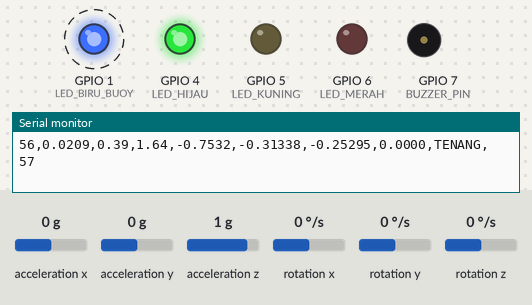
Recording of a sketch running on a simulated ESP32-S3. Parts: output pins drawn as LEDs (lit = HIGH), buzzer (waves = sounding, pin HIGH), the last lines printed to the serial monitor. Wiring (inferred from the names in the program): MPU-6050 motion sensor at I2C address 0x68. Dashed ring = blinking. The test bench sets the inputs (shaded band); at power-on: acceleration z 1 g, rotation x 0 °/s, acceleration x 0 g, acceleration y 0 g, rotation y 0 °/s, rotation z 0 °/s.

Above: at 4.4 s.
4.5 s: acceleration z set to 0.8 g
At 5.68 s:
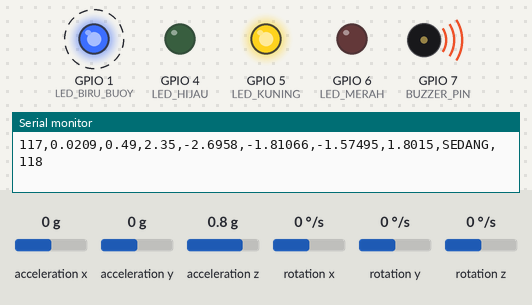
At 6.28 s:
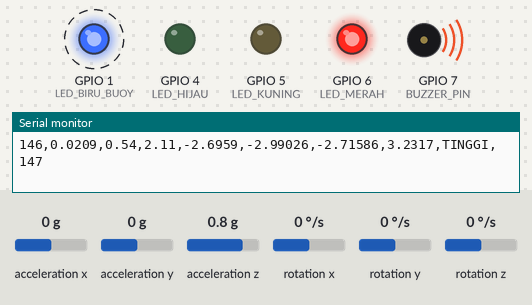
7.5 s: rotation x set to -192 °/s
At 8.6 s:
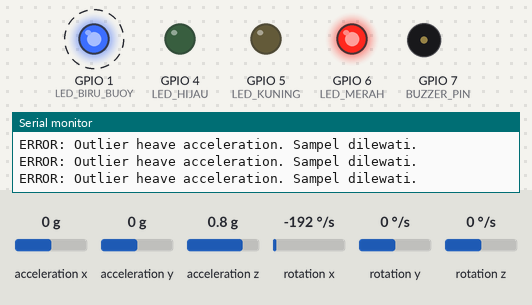
10.5 s: acceleration x set to -1.4 g
13.5 s: acceleration x set to -0.8 g
Timing chart, 0 to 28.8 s (numbered marks = the images above; inputs shaded):
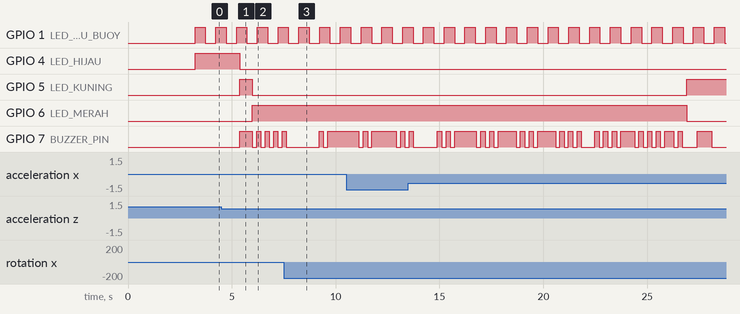

The sketch:

Hs_LED_Buzzer_Status.ino
```cpp
#include <Wire.h>
#include <MadgwickAHRS.h>
#include <math.h>

#define DEBUG_SERIAL Serial0

#define I2C_SDA 17
#define I2C_SCL 18

#define LED_BIRU_BUOY 1
#define LED_HIJAU 4
#define LED_KUNING 5
#define LED_MERAH 6
#define BUZZER_PIN 7

#define MPU6050_ADDR 0x68

#define REG_PWR_MGMT_1   0x6B
#define REG_ACCEL_CONFIG 0x1C
#define REG_GYRO_CONFIG  0x1B
#define REG_ACCEL_XOUT_H 0x3B

// ====== NILAI KALIBRASI HASIL C02/C03 ======
float accel_bias_x = 458.48;
float accel_bias_y = -91.82;
float accel_bias_z = 1129.05;

float accel_lsb_per_g_x = 16265.48;
float accel_lsb_per_g_y = 16308.15;
float accel_lsb_per_g_z = 16531.99;

float gyro_bias_x = -233.87;
float gyro_bias_y = -60.78;
float gyro_bias_z = -256.41;

const float GYRO_LSB_PER_DPS = 131.0;
const float GRAVITY = 9.80665;

// Sampling
const float SAMPLE_RATE_HZ = 50.0;
const unsigned long SAMPLE_INTERVAL_US = 1000000UL / SAMPLE_RATE_HZ;
unsigned long lastSampleMicros = 0;

// Madgwick
Madgwick filter;

// Counter
unsigned long sampleCounter = 0;

// Integrasi heave
float heave_velocity_ms = 0.0;
float heave_m = 0.0;
float heave_acc_filtered = 0.0;

// Parameter tuning
const float ACC_DEADBAND_MS2 = 0.15;
const float ACC_LPF_ALPHA = 0.15;
const float VELOCITY_DAMPING = 0.985;
const float HEAVE_DAMPING = 0.995;
const float STILL_ACC_THRESHOLD = 0.18;
const float STILL_GYRO_THRESHOLD = 1.5;
int stillCounter = 0;

// Kalman sederhana
float heave_kalman = 0.0;
float kalman_error_est = 1.0;
float kalman_error_mea = 0.05;
float kalman_q = 0.001;

// Window Hs
const int WINDOW_SIZE = 500;
float heaveWindow[WINDOW_SIZE];
int windowIndex = 0;
int windowCount = 0;
float currentHs = 0.0;

// Timing indikator
unsigned long lastBlueLedMillis = 0;
unsigned long lastStatusBlinkMillis = 0;
bool blueLedState = false;
bool statusBlinkState = false;

float kalmanUpdate(float measurement) {
  kalman_error_est = kalman_error_est + kalman_q;
  float kalman_gain = kalman_error_est / (kalman_error_est + kalman_error_mea);
  heave_kalman = heave_kalman + kalman_gain * (measurement - heave_kalman);
  kalman_error_est = (1.0 - kalman_gain) * kalman_error_est;
  return heave_kalman;
}

void addHeaveToWindow(float value) {
  heaveWindow[windowIndex] = value;
  windowIndex = (windowIndex + 1) % WINDOW_SIZE;

  if (windowCount < WINDOW_SIZE) {
    windowCount++;
  }
}

float calculateMean() {
  if (windowCount == 0) return 0.0;

  float sum = 0.0;
  for (int i = 0; i < windowCount; i++) {
    sum += heaveWindow[i];
  }

  return sum / windowCount;
}

float calculateStdDev(float meanValue) {
  if (windowCount < 2) return 0.0;

  float sumSq = 0.0;

  for (int i = 0; i < windowCount; i++) {
    float diff = heaveWindow[i] - meanValue;
    sumSq += diff * diff;
  }

  float variance = sumSq / (windowCount - 1);
  return sqrt(variance);
}

float calculateHs() {
  if (windowCount < 100) {
    return 0.0;
  }

  float meanValue = calculateMean();
  float stdDev = calculateStdDev(meanValue);

  float hs = 4.0 * stdDev;

  if (hs < 0.001) {
    hs = 0.0;
  }

  return hs;
}

String getWaveStatus(float hs) {
  if (hs < 0.5) {
    return "TENANG";
  } else if (hs < 1.25) {
    return "RENDAH";
  } else if (hs < 2.5) {
    return "SEDANG";
  } else if (hs < 4.0) {
    return "TINGGI";
  } else if (hs < 6.0) {
    return "SANGAT_TINGGI";
  } else {
    return "EKSTREM";
  }
}

bool readMPU6050Burst(
  int16_t &ax_raw,
  int16_t &ay_raw,
  int16_t &az_raw,
  int16_t &gx_raw,
  int16_t &gy_raw,
  int16_t &gz_raw
) {
  Wire.beginTransmission(MPU6050_ADDR);
  Wire.write(REG_ACCEL_XOUT_H);
  uint8_t error = Wire.endTransmission(false);

  if (error != 0) {
    return false;
  }

  uint8_t bytesReceived = Wire.requestFrom(MPU6050_ADDR, (uint8_t)14);

  if (bytesReceived < 14) {
    return false;
  }

  ax_raw = (Wire.read() << 8) | Wire.read();
  ay_raw = (Wire.read() << 8) | Wire.read();
  az_raw = (Wire.read() << 8) | Wire.read();

  Wire.read();
  Wire.read();

  gx_raw = (Wire.read() << 8) | Wire.read();
  gy_raw = (Wire.read() << 8) | Wire.read();
  gz_raw = (Wire.read() << 8) | Wire.read();

  if (
    ax_raw == 0 && ay_raw == 0 && az_raw == 0 &&
    gx_raw == 0 && gy_raw == 0 && gz_raw == 0
  ) {
    return false;
  }

  return true;
}

void writeRegister(uint8_t reg, uint8_t value) {
  Wire.beginTransmission(MPU6050_ADDR);
  Wire.write(reg);
  Wire.write(value);
  Wire.endTransmission();
}

void setupMPU6050() {
  writeRegister(REG_PWR_MGMT_1, 0x00);
  delay(100);

  writeRegister(REG_ACCEL_CONFIG, 0x00);
  writeRegister(REG_GYRO_CONFIG, 0x00);

  delay(100);
}

void blinkBlueLedActivity() {
  unsigned long now = millis();

  if (now - lastBlueLedMillis >= 500) {
    lastBlueLedMillis = now;
    blueLedState = !blueLedState;
    digitalWrite(LED_BIRU_BUOY, blueLedState ? HIGH : LOW);
  }
}

void allStatusOff() {
  digitalWrite(LED_HIJAU, LOW);
  digitalWrite(LED_KUNING, LOW);
  digitalWrite(LED_MERAH, LOW);
  digitalWrite(BUZZER_PIN, LOW);
}

void updateStatusOutput(String status) {
  unsigned long now = millis();

  allStatusOff();

  // TENANG: LED hijau menyala tetap
  if (status == "TENANG") {
    digitalWrite(LED_HIJAU, HIGH);
    digitalWrite(BUZZER_PIN, LOW);
  }

  // RENDAH: hijau kedip / kuning pelan
  else if (status == "RENDAH") {
    if (now - lastStatusBlinkMillis >= 700) {
      lastStatusBlinkMillis = now;
      statusBlinkState = !statusBlinkState;
    }

    digitalWrite(LED_HIJAU, statusBlinkState ? HIGH : LOW);
    digitalWrite(LED_KUNING, statusBlinkState ? LOW : HIGH);
    digitalWrite(BUZZER_PIN, LOW);
  }

  // SEDANG: LED kuning + buzzer pelan
  else if (status == "SEDANG") {
    digitalWrite(LED_KUNING, HIGH);

    if (now - lastStatusBlinkMillis >= 700) {
      lastStatusBlinkMillis = now;
      statusBlinkState = !statusBlinkState;
    }

    digitalWrite(BUZZER_PIN, statusBlinkState ? HIGH : LOW);
  }

  // TINGGI ke atas: LED merah + buzzer cepat
  else if (
    status == "TINGGI" ||
    status == "SANGAT_TINGGI" ||
    status == "EKSTREM"
  ) {
    digitalWrite(LED_MERAH, HIGH);

    if (now - lastStatusBlinkMillis >= 200) {
      lastStatusBlinkMillis = now;
      statusBlinkState = !statusBlinkState;
    }

    digitalWrite(BUZZER_PIN, statusBlinkState ? HIGH : LOW);
  }
}

void resetHeaveIfStill(float heave_acc_ms2, float gx_dps, float gy_dps, float gz_dps) {
  float gyro_abs_sum = abs(gx_dps) + abs(gy_dps) + abs(gz_dps);

  if (abs(heave_acc_ms2) < STILL_ACC_THRESHOLD && gyro_abs_sum < STILL_GYRO_THRESHOLD) {
    stillCounter++;
  } else {
    stillCounter = 0;
  }

  if (stillCounter > 50) {
    heave_velocity_ms = 0.0;
    heave_acc_filtered = 0.0;
    heave_m *= 0.95;
    heave_kalman *= 0.95;
  }
}

void setup() {
  pinMode(LED_BIRU_BUOY, OUTPUT);
  pinMode(LED_HIJAU, OUTPUT);
  pinMode(LED_KUNING, OUTPUT);
  pinMode(LED_MERAH, OUTPUT);
  pinMode(BUZZER_PIN, OUTPUT);

  allStatusOff();

  DEBUG_SERIAL.begin(115200);
  delay(3000);

  DEBUG_SERIAL.println();
  DEBUG_SERIAL.println("====================================");
  DEBUG_SERIAL.println("SMART BUOY - TEST C09");
  DEBUG_SERIAL.println("Hs + LED Status + Buzzer");
  DEBUG_SERIAL.println("SDA: GPIO17 | SCL: GPIO18");
  DEBUG_SERIAL.println("LED biru: GPIO1");
  DEBUG_SERIAL.println("LED hijau: GPIO4");
  DEBUG_SERIAL.println("LED kuning: GPIO5");
  DEBUG_SERIAL.println("LED merah: GPIO6");
  DEBUG_SERIAL.println("Buzzer: GPIO7");
  DEBUG_SERIAL.println("Sample rate: 50 Hz");
  DEBUG_SERIAL.println("Window: 500 samples / 10 seconds");
  DEBUG_SERIAL.println("====================================");

  Wire.begin(I2C_SDA, I2C_SCL);
  Wire.setClock(100000);

  setupMPU6050();
  filter.begin(SAMPLE_RATE_HZ);

  for (int i = 0; i < WINDOW_SIZE; i++) {
    heaveWindow[i] = 0.0;
  }

  DEBUG_SERIAL.println("MPU6050 initialized.");
  DEBUG_SERIAL.println("Madgwick initialized.");
  DEBUG_SERIAL.println();

  DEBUG_SERIAL.println("sample,dt,roll_deg,pitch_deg,heave_acc_ms2,heave_m,heave_filtered_m,Hs_m,Status,windowCount");
}

void loop() {
  blinkBlueLedActivity();

  unsigned long nowMicros = micros();

  if (nowMicros - lastSampleMicros < SAMPLE_INTERVAL_US) {
    return;
  }

  float dt = (nowMicros - lastSampleMicros) / 1000000.0;
  lastSampleMicros = nowMicros;

  if (dt <= 0 || dt > 0.1) {
    dt = 1.0 / SAMPLE_RATE_HZ;
  }

  int16_t ax_raw, ay_raw, az_raw;
  int16_t gx_raw, gy_raw, gz_raw;

  bool ok = readMPU6050Burst(ax_raw, ay_raw, az_raw, gx_raw, gy_raw, gz_raw);

  if (!ok) {
    DEBUG_SERIAL.println("ERROR: MPU6050 read failed. Sampel dilewati.");
    return;
  }

  float ax_g = (ax_raw - accel_bias_x) / accel_lsb_per_g_x;
  float ay_g = (ay_raw - accel_bias_y) / accel_lsb_per_g_y;
  float az_g = (az_raw - accel_bias_z) / accel_lsb_per_g_z;

  float acc_norm = sqrt(ax_g * ax_g + ay_g * ay_g + az_g * az_g);

  if (acc_norm < 0.5 || acc_norm > 2.5) {
    DEBUG_SERIAL.println("ERROR: Data akselerometer tidak valid. Sampel dilewati.");
    return;
  }

  float gx_dps = (gx_raw - gyro_bias_x) / GYRO_LSB_PER_DPS;
  float gy_dps = (gy_raw - gyro_bias_y) / GYRO_LSB_PER_DPS;
  float gz_dps = (gz_raw - gyro_bias_z) / GYRO_LSB_PER_DPS;

  filter.updateIMU(gx_dps, gy_dps, gz_dps, ax_g, ay_g, az_g);

  float roll_deg = filter.getRoll();
  float pitch_deg = filter.getPitch();

  float roll_rad = roll_deg * PI / 180.0;
  float pitch_rad = pitch_deg * PI / 180.0;

  float acc_z_world_g =
      (-ax_g * sin(pitch_rad)) +
      (ay_g * sin(roll_rad) * cos(pitch_rad)) +
      (az_g * cos(roll_rad) * cos(pitch_rad));

  float heave_acc_g = acc_z_world_g - 1.0;
  float heave_acc_ms2 = heave_acc_g * GRAVITY;

  if (abs(heave_acc_ms2) > 5.0) {
    DEBUG_SERIAL.println("ERROR: Outlier heave acceleration. Sampel dilewati.");
    return;
  }

  if (abs(heave_acc_ms2) < ACC_DEADBAND_MS2) {
    heave_acc_ms2 = 0.0;
  }

  heave_acc_filtered =
      (ACC_LPF_ALPHA * heave_acc_ms2) +
      ((1.0 - ACC_LPF_ALPHA) * heave_acc_filtered);

  heave_velocity_ms += heave_acc_filtered * dt;
  heave_velocity_ms *= VELOCITY_DAMPING;

  heave_m += heave_velocity_ms * dt;
  heave_m *= HEAVE_DAMPING;

  resetHeaveIfStill(heave_acc_ms2, gx_dps, gy_dps, gz_dps);

  float heave_filtered_m = kalmanUpdate(heave_m);

  addHeaveToWindow(heave_filtered_m);

  currentHs = calculateHs();

  String status = getWaveStatus(currentHs);

  updateStatusOutput(status);

  DEBUG_SERIAL.print(sampleCounter); DEBUG_SERIAL.print(",");
  DEBUG_SERIAL.print(dt, 4); DEBUG_SERIAL.print(",");
  DEBUG_SERIAL.print(roll_deg, 2); DEBUG_SERIAL.print(",");
  DEBUG_SERIAL.print(pitch_deg, 2); DEBUG_SERIAL.print(",");
  DEBUG_SERIAL.print(heave_acc_ms2, 4); DEBUG_SERIAL.print(",");
  DEBUG_SERIAL.print(heave_m, 5); DEBUG_SERIAL.print(",");
  DEBUG_SERIAL.print(heave_filtered_m, 5); DEBUG_SERIAL.print(",");
  DEBUG_SERIAL.print(currentHs, 4); DEBUG_SERIAL.print(",");
  DEBUG_SERIAL.print(status); DEBUG_SERIAL.print(",");
  DEBUG_SERIAL.println(windowCount);

  sampleCounter++;
}
```

Measured:
- after the input at 4.5 s, GPIO 4 (LED_HIJAU): HIGH → LOW after 0.88 s instead of 1.3 s; GPIO 6 (LED_MERAH): LOW → HIGH after 1.5 s instead of 2.9 s
- by itself, GPIO 1 (LED_BIRU_BUOY): alternates HIGH for 0.50 s and LOW for 0.50 s
